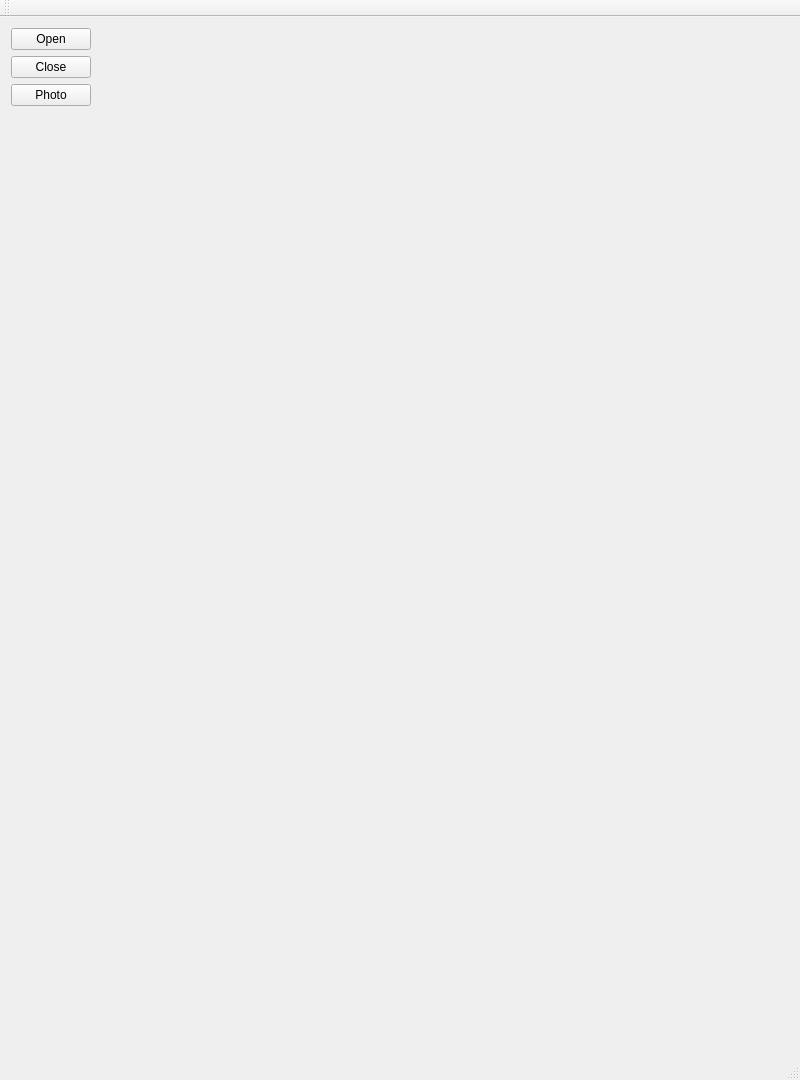
<?xml version="1.0" encoding="UTF-8"?>
<ui version="4.0">
 <class>OpenCameraClass</class>
 <widget class="QMainWindow" name="OpenCameraClass">
  <property name="geometry">
   <rect>
    <x>0</x>
    <y>0</y>
    <width>800</width>
    <height>1080</height>
   </rect>
  </property>
  <property name="windowTitle">
   <string>OpenCamera</string>
  </property>
  <widget class="QWidget" name="centralWidget">
   <layout class="QHBoxLayout" name="horizontalLayout">
    <item>
     <layout class="QVBoxLayout" name="verticalLayout">
      <item>
       <widget class="QPushButton" name="btnOpen">
        <property name="text">
         <string>Open</string>
        </property>
       </widget>
      </item>
      <item>
       <widget class="QPushButton" name="btnClose">
        <property name="text">
         <string>Close</string>
        </property>
       </widget>
      </item>
      <item>
       <widget class="QPushButton" name="btnPhoto">
        <property name="text">
         <string>Photo</string>
        </property>
       </widget>
      </item>
      <item>
       <spacer name="verticalSpacer">
        <property name="orientation">
         <enum>Qt::Vertical</enum>
        </property>
        <property name="sizeHint" stdset="0">
         <size>
          <width>20</width>
          <height>40</height>
         </size>
        </property>
       </spacer>
      </item>
     </layout>
    </item>
    <item>
     <widget class="QScrollArea" name="scrollArea">
      <property name="frameShape">
       <enum>QFrame::NoFrame</enum>
      </property>
      <property name="widgetResizable">
       <bool>true</bool>
      </property>
      <widget class="QWidget" name="scrollAreaWidgetContents">
       <property name="geometry">
        <rect>
         <x>0</x>
         <y>0</y>
         <width>677</width>
         <height>994</height>
        </rect>
       </property>
       <layout class="QVBoxLayout" name="verticalLayout_2">
        <item>
         <widget class="QLabel" name="labStream">
          <property name="text">
           <string/>
          </property>
         </widget>
        </item>
        <item>
         <widget class="QLabel" name="labPhoto">
          <property name="text">
           <string/>
          </property>
         </widget>
        </item>
       </layout>
      </widget>
     </widget>
    </item>
   </layout>
  </widget>
  <widget class="QMenuBar" name="menuBar">
   <property name="geometry">
    <rect>
     <x>0</x>
     <y>0</y>
     <width>800</width>
     <height>26</height>
    </rect>
   </property>
  </widget>
  <widget class="QToolBar" name="mainToolBar">
   <attribute name="toolBarArea">
    <enum>TopToolBarArea</enum>
   </attribute>
   <attribute name="toolBarBreak">
    <bool>false</bool>
   </attribute>
  </widget>
  <widget class="QStatusBar" name="statusBar"/>
 </widget>
 <layoutdefault spacing="6" margin="11"/>
 <resources>
  <include location="OpenCamera.qrc"/>
 </resources>
 <connections/>
</ui>
